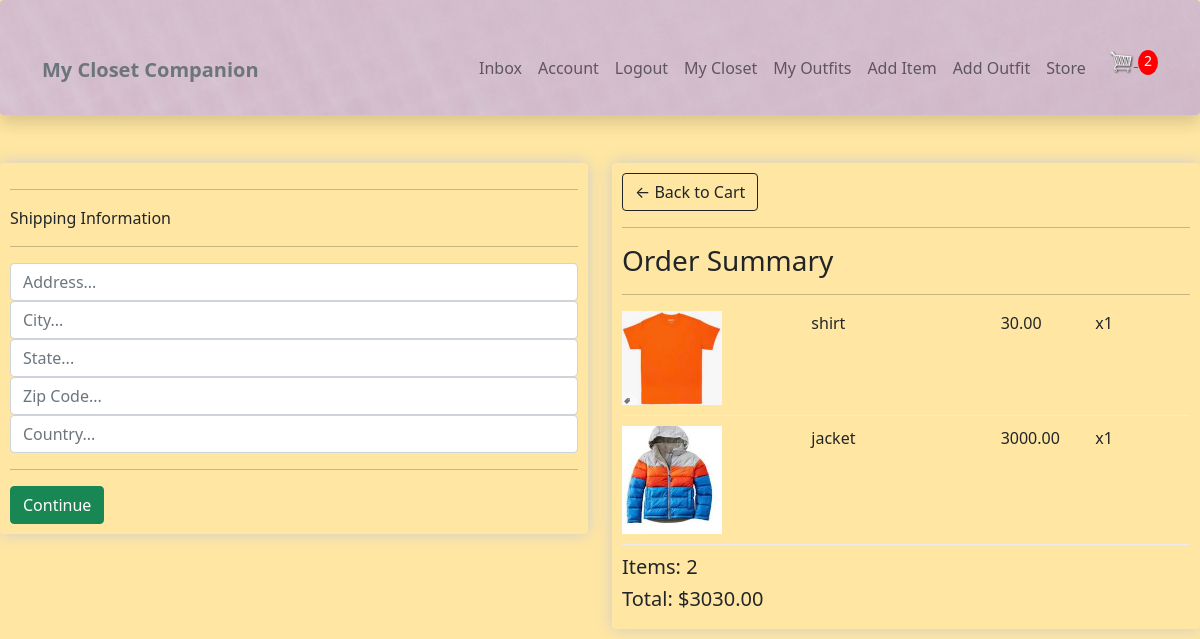
The app's page /store/checkout/ (signed in), older data.
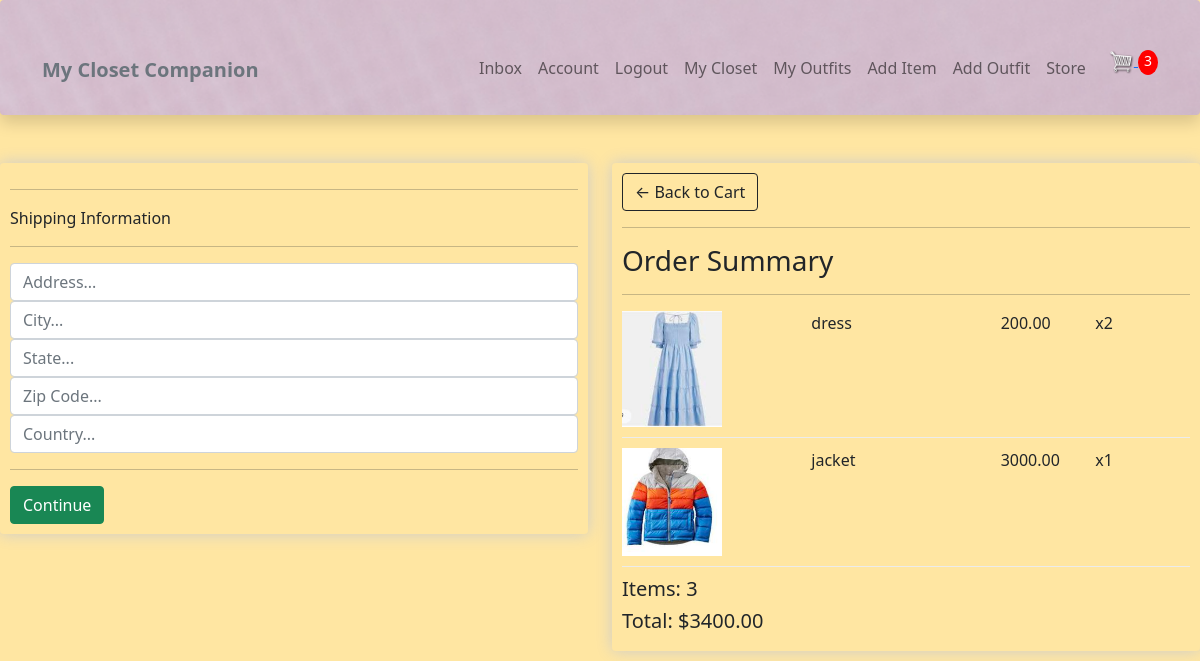
The same page, newer data.
### store/models.py (models this page shows, shortened)
class OrderItem(models.Model):
    item = models.ForeignKey(Item, on_delete = models.SET_NULL, null=True)
    order = models.ForeignKey(Order, on_delete=models.SET_NULL, null=True)
    quantity = models.IntegerField(default=0, null=True, blank=True)
    date_added = models.DateTimeField(auto_now_add=True)
    @property
    def get_total(self):
        total = self.item.price * self.quantity
        return total

class Order(models.Model):
    customer = models.ForeignKey(Profile, on_delete=models.CASCADE, null=True, blank=True)
    date_ordered = models.DateTimeField(auto_now_add=True)
    complete = models.BooleanField(default=False)
    transaction_id = models.CharField(max_length=100, null=True)
    @property
    def get_cart_total(self):
        orderitems = self.orderitem_set.all()
        total = sum([item.get_total for item in orderitems])
        return total
    @property
    def get_cart_items(self):
        orderitems = self.orderitem_set.all()
        total = sum([item.quantity for item in orderitems])
        return total

### wardrobe/models.py (models this page shows, shortened)
class Item(models.Model):
    top = 'top'
    bottom = 'bottom'
    dress = 'dress'
    shoe = 'shoe'
    outerwear = 'outerwear'
    handbag = 'handbag'
    other = 'other'
    item_type = [
        (top, 'top'),
        (bottom, 'bottom'),
        (dress, 'dress'),
        (shoe, 'shoe'),
        (outerwear, 'outerwear'),
        (handbag, 'handbag'),
        (other, 'other'),
    ]
    owner = models.ForeignKey(Profile, null=True, blank=True, on_delete=models.CASCADE)
    name = models.CharField(max_length=100)
    description = models.TextField(max_length=300, blank=True, null=True)
    type = models.CharField(max_length=100, choices = item_type, default=shoe)
    image = ResizedImageField(size=[200, 200], upload_to="images")
    sell = models.BooleanField(default=False)
    price = models.DecimalField(max_digits=7, decimal_places=2, blank=True, null=True)
    tags = models.ManyToManyField('Tag', blank=True)
    created = models.DateTimeField(auto_now_add=True)
    id = models.UUIDField(default=uuid.uuid4, unique=True, primary_key=True, editable=False)
    @property
    def imageURL(self):
        try:
            url = self.image.url
        except:
            url = ''
        return url

### store/views.py (the view)
# urls.py: path('checkout/', views.checkout, name="checkout"),
@login_required(login_url="login")
def checkout(request):
    data = cartData(request)
    cartItems = data['cartItems']
    order = data['order']
    orderItems = data['orderItems']
    context = {'orderItems': orderItems, 'order': order, 'cartItems': cartItems}
    return render(request, 'store/checkout.html', context)

### store/utils.py (called while the page is built)
def cartData(request):
	if request.user.is_authenticated:
		customer = request.user.profile
		order, created = Order.objects.get_or_create(customer=customer, complete=False)
		orderItems = order.orderitem_set.all()
		cartItems = order.get_cart_items
	else:
		return redirect('login')
	return {'cartItems': cartItems ,'order': order, 'orderItems': orderItems}

### store/templates/store/checkout.html (shortened to what this page needs)
{% extends 'main.html'%}
{% load static %}
{% block content %}
<div class="row">
    <div class="col-lg-6">
        <div class="box-element" id="form-wrapper">
            <form id="form">
                <div id="shipping-info">
                    <hr>
                    <p>Shipping Information</p>
                    <hr>
                    <div class="form-field">
                        <input type="text" class="form-control" name="address" placeholder="Address...">
                    </div>
                    <div class="form-field">
                        <input type="text" class="form-control" name="city" placeholder="City...">
                    </div>
                    <div class="form-field">
                        <input type="text" class="form-control" name="state" placeholder="State...">
                    </div>
                    <div class="form-field">
                        <input type="text" class="form-control" name="zipcode" placeholder="Zip Code...">
                    </div>
                    <div class="form-field">
                        <input type="text" class="form-control" name="country" placeholder="Country...">
                    </div>
                </div>
                <hr>
                <input id="form-button" value="Continue" type="submit" class="btn btn-success btn-block">
            </form>
        </div>
        <br>
    </div>
    <div class="col-lg-6">
        <div class="box-element">
            <a href="{% url 'cart' %}" class="btn btn-outline-dark">&#x2190; Back to Cart</a>
            <hr>
            <h3>Order Summary</h3>
            <hr>
            {% for orderItem in orderItems %}
            <div class="cart-row">
                <div style="flex:2"><img class="row-image" src="{{orderItem.item.imageURL}}"></div>
                <div style="flex:2">{{orderItem.item.name}}</div>
                <div style="flex:1">{{orderItem.item.price|floatformat:2}}</div>
                <div style="flex:1"><p>x{{orderItem.quantity}}</p></div>
            </div>
            {% endfor %}
            <h5>Items: {{order.get_cart_items}}</h5>
            <h5>Total: ${{order.get_cart_total}}</h5>
        </div>
    </div>
</div>
{% endblock %}

Row changes from the older to the newer data that the page shows:
removed OrderItem: item.imageURL (picture), item.name "shirt", item.price "30.00", quantity "1"
added OrderItem: item.imageURL (picture), item.name "dress", item.price "200.00", quantity "2"
computed for Order: get_cart_items "2" → "3"; get_cart_total "3030.00" → "3400.00"
Text that changed along with them:
{{ cartItems }}: "2" → "3"
